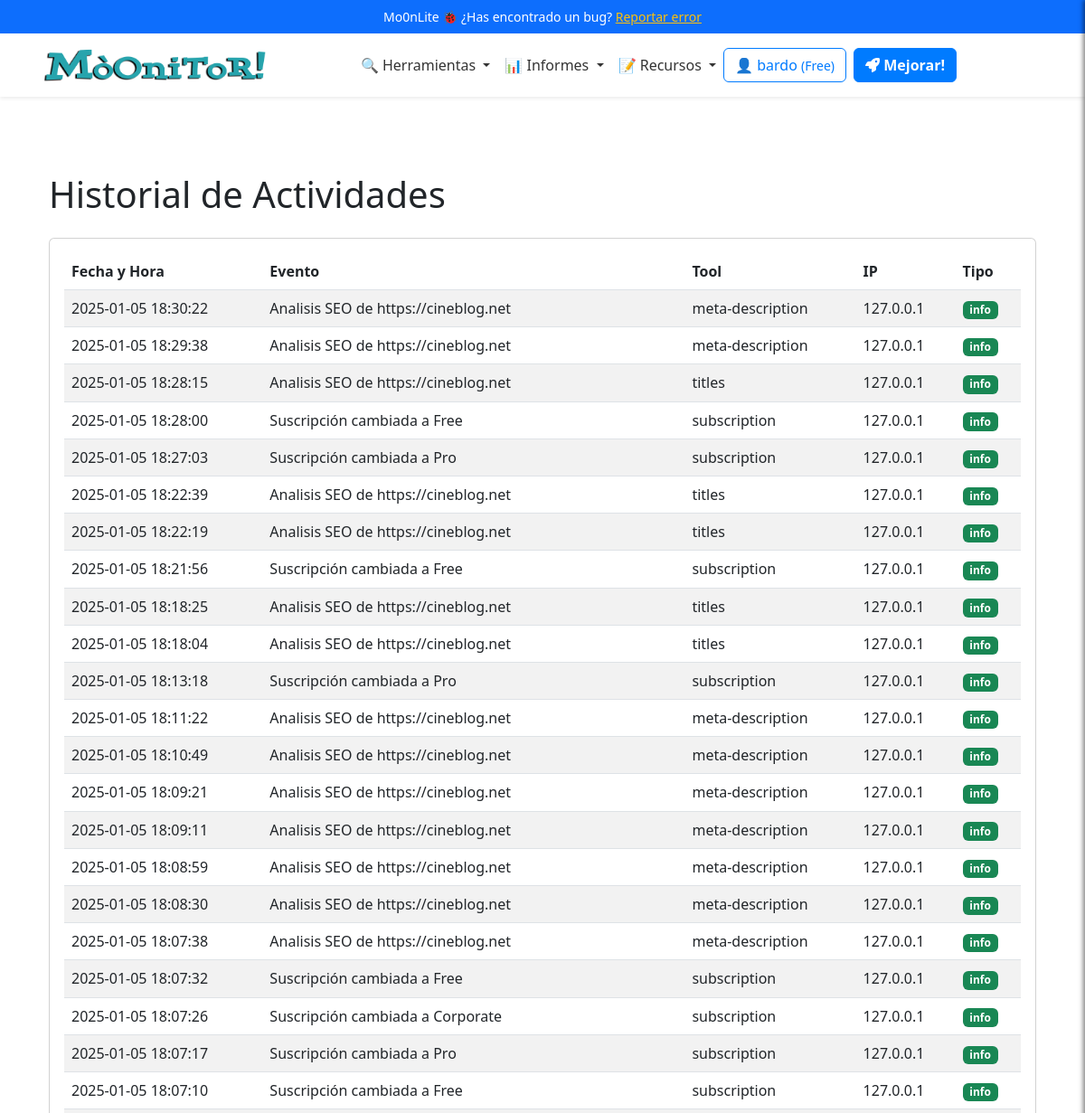
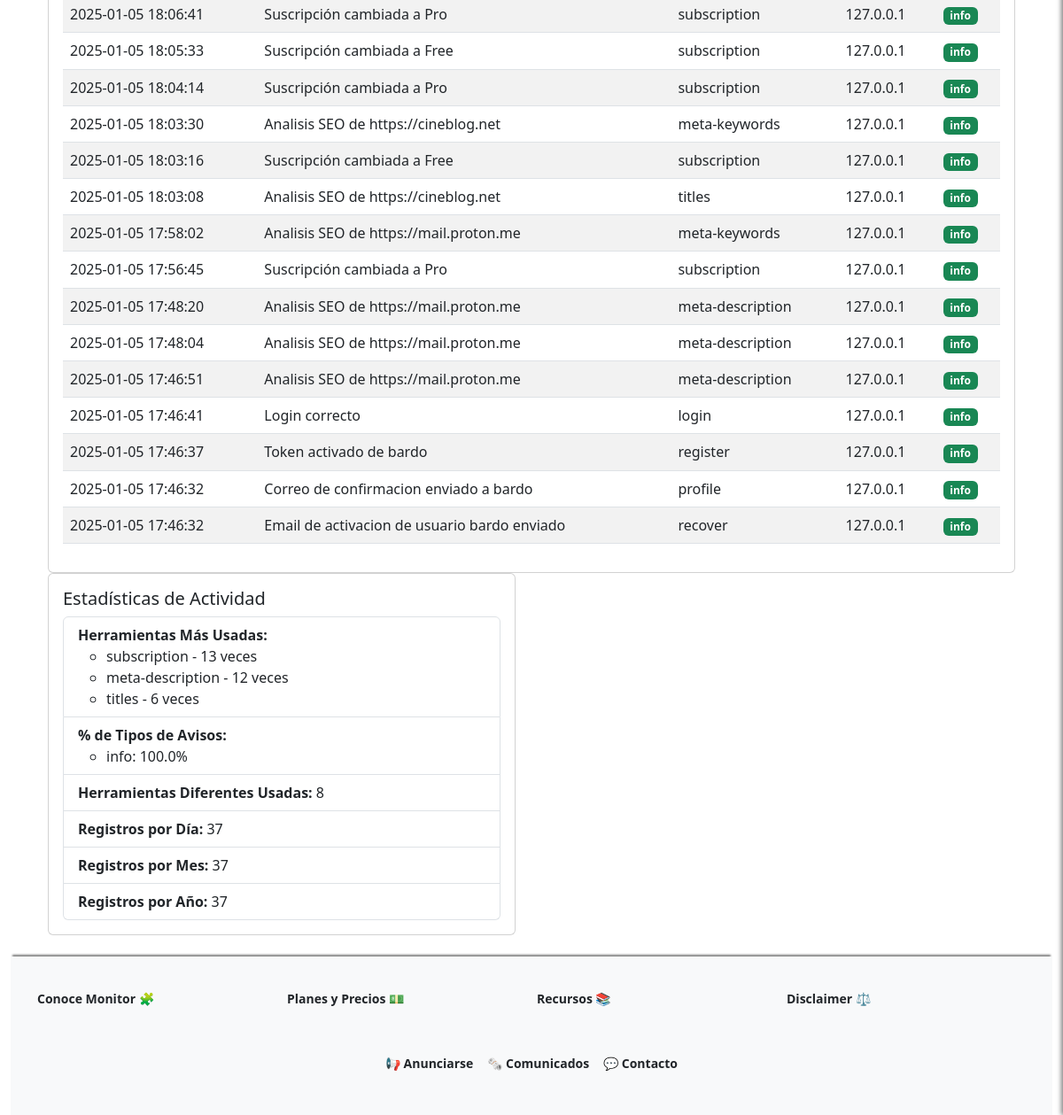
/profile/logs (signed in), run on an earlier commit of the app's database (2 pictures, top to bottom).
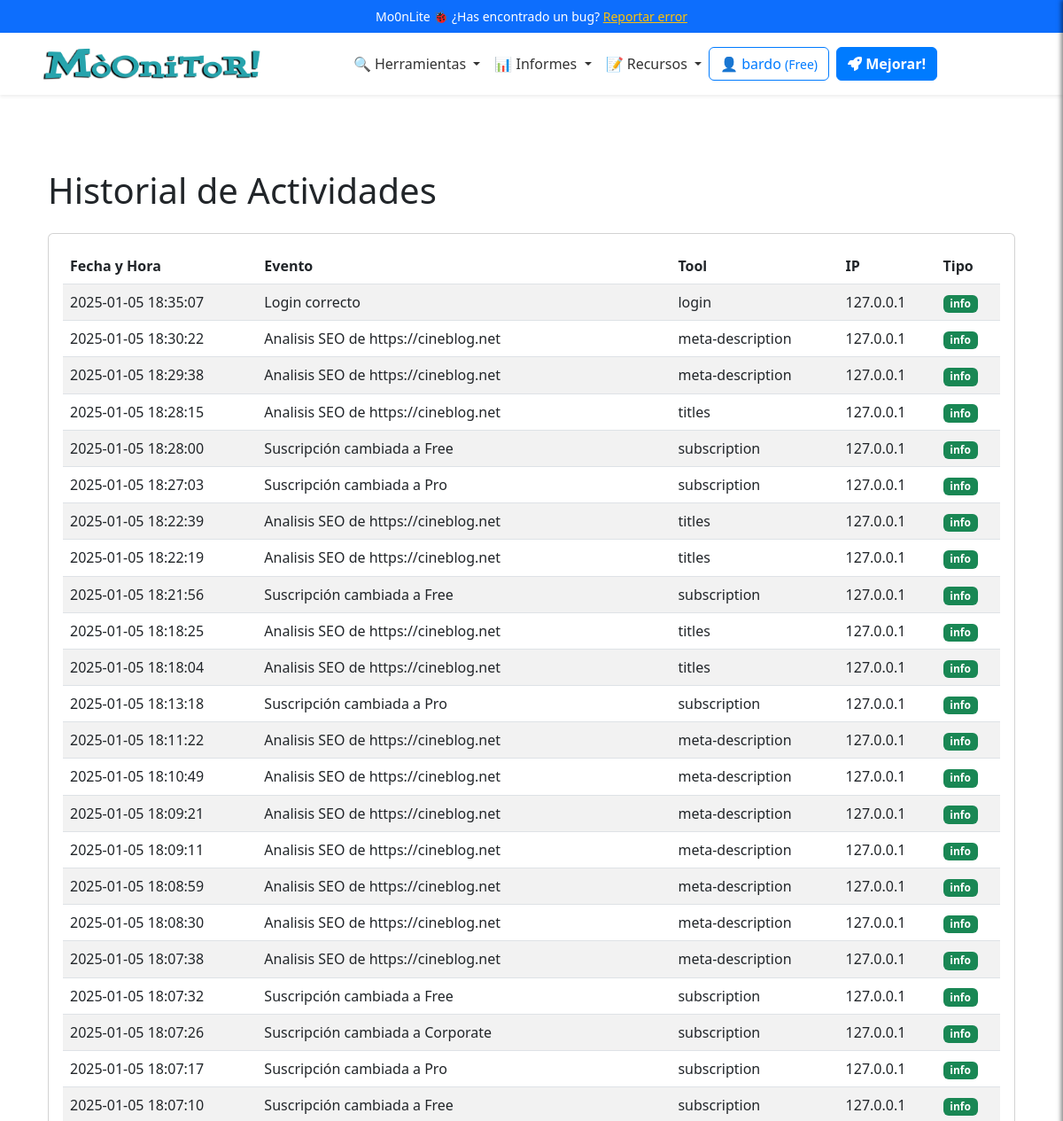
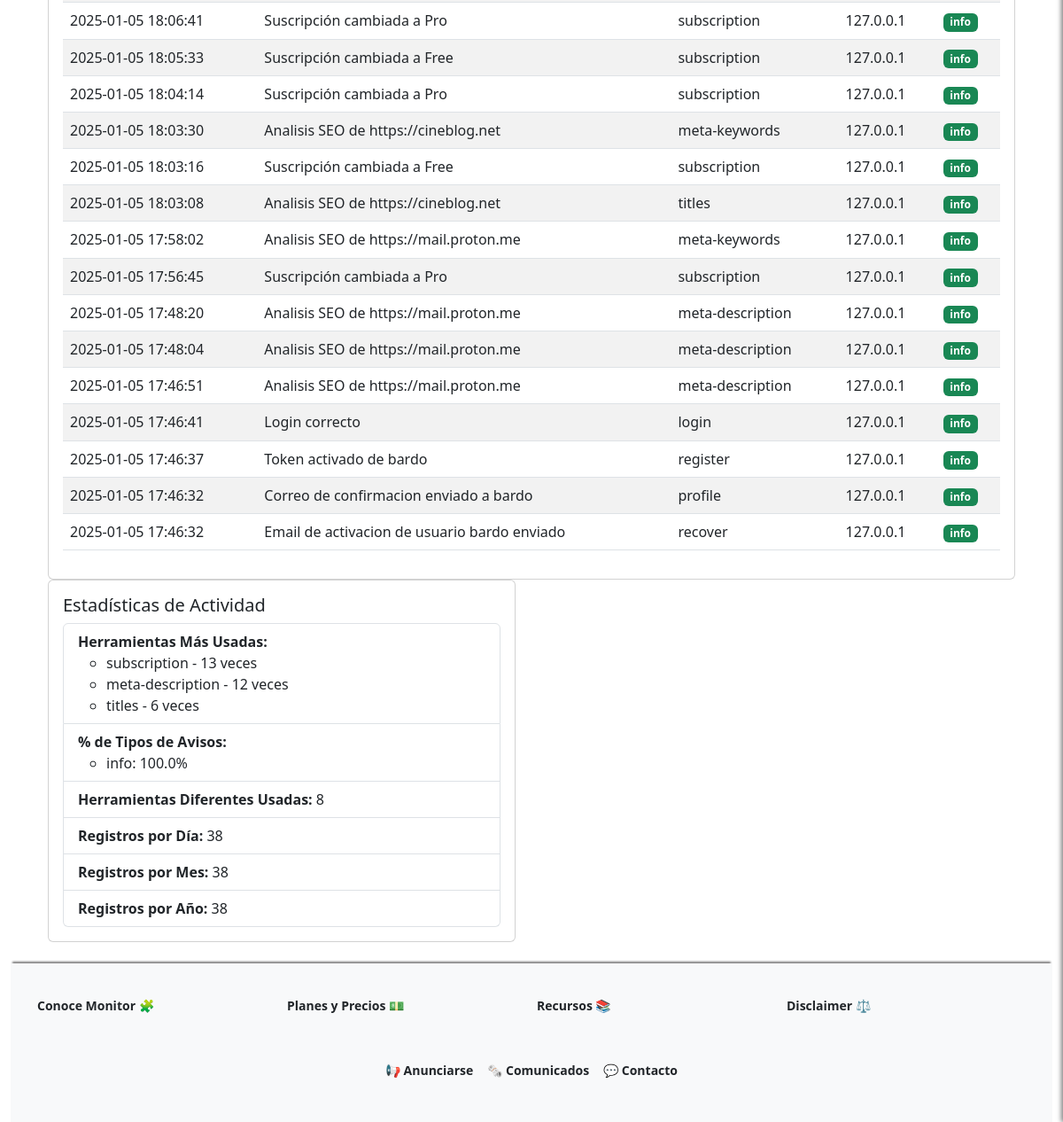
And on a later commit of the database (2 pictures, top to bottom).
### app/models/user_model.py (models this page shows, shortened)
class Users(UserMixin, db.Model):
    __tablename__ = 'Users'
    id = db.Column(db.Integer, primary_key=True)
    username = db.Column(db.String(80), unique=True, nullable=False)
    email = db.Column(db.String(120), unique=True, nullable=False)
    password_hash = db.Column(db.String(255), nullable=False)
    token = db.Column(db.String(255), index=True, unique=True)
    active = db.Column(db.Boolean, default=False)
    registered_on = db.Column(db.DateTime,
                              nullable=False,
                              default=datetime.datetime.utcnow)
    config = db.Column(JSONType)
    role = db.Column(db.String(20), nullable=False, default='usuario')
    subscription_plan = db.Column(Enum('Free',
                                       'Pro',
                                       'Corporate',
                                       name='subscription_plans'),
                                  default='Free')
    subscription_currency = db.Column(
        db.String(3), default='EUR')  # ISO currency codes (e.g., USD, EUR)
    subscription_expiration = db.Column(db.DateTime, nullable=True)
    subscription_frequency = db.Column(Enum('Monthly',
                                            'Annually',
                                            name='subscription_frequency'),
                                       default='Monthly')
    primary_payment = db.Column(JSONType, nullable=True)  # IBAN, SWIFT, etc.
    secondary_payment = db.Column(JSONType, nullable=True)
    transactions = db.relationship('Transaction', backref='user', lazy=True)

class UserLog(db.Model):
    __tablename__ = 'UserLogs'
    id = db.Column(db.Integer, primary_key=True)
    user_id = db.Column(db.Integer, db.ForeignKey('Users.id'), nullable=False)
    username = db.Column(db.String(80), nullable=False)
    event = db.Column(db.String(255),
                      nullable=False)  # Description of the event
    tool = db.Column(db.String(255), nullable=False)  # Tool used
    timestamp = db.Column(db.DateTime,
                          nullable=False,
                          default=datetime.datetime.utcnow)
    ip_address = db.Column(db.String(45), nullable=False)  # Supports IPv4/IPv6
    log_type = db.Column(Enum('info', 'warn', 'err', name='log_types'),
                         nullable=False)

### app/views/user_views.py (the view)
@app.route('/profile/logs')
@login_required
def view_logs():
    breadcrumbs = [{
        'url': '/profile',
        'text': 'Perfil'
    }, {
        'url': '/profile/logs',
        'text': 'Historial de Actividades'
    }]
    logs = UserLog.query.filter_by(user_id=current_user.id).order_by(
        UserLog.timestamp.desc()).all()
    stats = calculate_log_statistics(logs)
    return render_template('user/view_logs.html',
                           logs=logs,
                           stats=stats,
                           breadcrumbs=breadcrumbs)

### app/__init__.py (called while the page is built)
@app.context_processor
def inject_sidebar_info():
    return dict(is_admin=current_user.is_authenticated
                and current_user.role == 'admin')

@app.context_processor
def inject_breadcrumb():
    breadcrumbs = [{
        'url': '/',
        'text': 'Inicio'
    }, {
        'url': '/profile',
        'text': 'Opcion 1'
    }, {
        'url': '/profile/edit',
        'text': 'Sub opcion 1'
    }]
    return {'breadcrumbs': breadcrumbs}

@app.context_processor
def inject_grouped_tools():
    grouped_tools = {}
    for category, tools_in_category in groupby(sorted(
            tools, key=itemgetter('category')),
                                               key=itemgetter('category')):
        subcategories = {}
        for subcategory, tools_in_subcategory in groupby(
                sorted(tools_in_category, key=itemgetter('subcategory')),
                key=itemgetter('subcategory')):
            subcategories[subcategory] = list(tools_in_subcategory)
        grouped_tools[category] = subcategories
    return dict(grouped_tools=grouped_tools)

@login_manager.user_loader
def load_user(user_id):
    return Users.query.get(int(user_id))

### app/templates/user/view_logs.html (shortened to what this page needs)
{% extends 'base.html' %}
{% block content %}
<div class="container">
  <h1 class="my-4">Historial de Actividades</h1>
  <div class="card">
    <div class="card-body">
      {% if logs %}
      <table id="logsTable" class="table table-striped">
        <thead>
          <tr>
            <th>Fecha y Hora</th>
            <th>Evento</th>
            <th>Tool</th>
            <th>IP</th>
            <th>Tipo</th>
          </tr>
        </thead>
        <tbody>
          {% for log in logs %}
          <tr>
            <td>{{ log.timestamp.strftime('%Y-%m-%d %H:%M:%S') }}</td>
            <td>{{ log.event }}</td>
            <td>{{ log.tool }}</td>
            <td>{{ log.ip_address }}</td>
            <td>
              <span class="badge {% if log.log_type == 'info' %}bg-success{% elif log.log_type == 'warn' %}bg-warning{% else %}bg-danger{% endif %}">
                {{ log.log_type }}
              </span>
            </td>
          </tr>
          {% endfor %}
        </tbody>
      </table>
      {% else %}
      <p>No hay registros de actividad disponibles.</p>
      {% endif %}
    </div>
  </div>
    <div class="row mb-4">
        <div class="col-md-6">
          <div class="card">
            <div class="card-body">
              <h5 class="card-title">Estadísticas de Actividad</h5>
              <ul class="list-group">
                <li class="list-group-item">
                  <strong>Herramientas Más Usadas:</strong>
                  <ul>
                    {% for tool, count in stats['most_used_tools'] %}
                    <li>{{ tool }} - {{ count }} veces</li>
                    {% endfor %}
                  </ul>
                </li>
                <li class="list-group-item">
                  <strong>% de Tipos de Avisos:</strong>
                  <ul>
                    {% for log_type, percentage in stats['log_type_percentages'].items() %}
                    <li>{{ log_type }}: {{ percentage|round(2) }}%</li>
                    {% endfor %}
                  </ul>
                </li>
                <li class="list-group-item">
                  <strong>Herramientas Diferentes Usadas:</strong> {{ stats['unique_tools'] }}
                </li>
                <li class="list-group-item">
                  <strong>Registros por Día:</strong> {{ stats['logs_per_day'] }}
                </li>
                <li class="list-group-item">
                  <strong>Registros por Mes:</strong> {{ stats['logs_per_month'] }}
                </li>
                <li class="list-group-item">
                  <strong>Registros por Año:</strong> {{ stats['logs_per_year'] }}
                </li>
              </ul>
            </div>
          </div>
        </div>
      </div>
</div>
{% endblock %}

### app/templates/base.html (shortened to what this page needs)
<!DOCTYPE html>
<html lang="en">
<head>
    <link href="https://cdn.jsdelivr.net/npm/bootstrap@5.3.0-alpha1/dist/css/bootstrap.min.css" rel="stylesheet">
    <link href="https://cdnjs.cloudflare.com/ajax/libs/font-awesome/6.0.0-beta3/css/all.min.css" rel="stylesheet">
    <link href="https://cdn.jsdelivr.net/npm/simple-datatables@latest/dist/style.css" rel="stylesheet">
    <link rel="stylesheet"
        href="https://cdnjs.cloudflare.com/ajax/libs/bootstrap-icons/1.8.1/font/bootstrap-icons.min.css">
    <link rel="stylesheet" href="{{ url_for('static', filename='css/style.css') }}">
</head>
<body>
    {% include 'inc/header.html' %}
    <div class="container-fluid">
        <div class="row-0">
            <div class="col" id="main-content">
                <div class="container mt-0">
                    {% block content %}
                    {% endblock %}
                </div>
                {% include 'inc/footer.html' %}
            </div>
        </div>
    </div>
</body>
</html>

### app/templates/inc/header.html (shortened to what this page needs)
<header class="header">
  <div class="info-bar text-center py-2 bg-primary text-white">
    Mo0nLite 🐞 ¿Has encontrado un bug? <a href="#" class="text-warning text-decoration-underline">Reportar error</a>
  </div>
  {% include 'inc/navbar.html' %}
</header>

### app/templates/inc/navbar.html (shortened to what this page needs)
<nav class="navbar navbar-expand-lg navbar-light bg-white shadow-sm">
  <div class="container">
    <a class="navbar-brand mx-auto" href="{{ url_for('index') }}">
      <img src="{{ url_for('static', filename='logo.png') }}" alt="Logo" height="50"
        class="d-inline-block align-text-top">
    </a>
    <div class="collapse navbar-collapse justify-content-center" id="navbarNav">
      <ul class="navbar-nav align-items-center">
        <li class="nav-item dropdown">
          <a class="nav-link dropdown-toggle" href="#" id="domainDnsDropdown" role="button" data-bs-toggle="dropdown"
            aria-expanded="false">
            🔍 Herramientas
          </a>
        </li>
        <li class="nav-item dropdown">
          <a class="nav-link dropdown-toggle" href="#" id="domainDnsDropdown" role="button" data-bs-toggle="dropdown"
            aria-expanded="false">
            📊 Informes
          </a>
        </li>
        <li class="nav-item dropdown">
          <a class="nav-link dropdown-toggle" href="#" id="domainDnsDropdown" role="button" data-bs-toggle="dropdown"
            aria-expanded="false">
            📝 Recursos
          </a>
        </li>
      </ul>
    <div class="d-flex flex-column flex-sm-row align-items-center justify-content-center ms-0 mb-3 mt-3">
      {% if current_user.is_authenticated %}
          <a href="/dashboard" class="btn btn-outline-primary mb-2 mb-sm-0 me-sm-2">
              <span class="item-responsive">👤 {{ current_user.username }}
                  <small>({{ current_user.subscription_plan }})</small>
              </span>
          </a>
          {% if current_user.subscription_plan == "Free" %}
              <a class="btn btn-primary mb-2 mb-sm-0 me-sm-2 text-decoration-none fw-semibold" href="{{ url_for('edit_subscription') }}">
                  <i class="fa-solid fa-rocket"></i> Mejorar!
              </a>
          {% elif current_user.subscription_plan == "Pro" %}
              <a class="btn btn-primary mb-2 mb-sm-0 me-sm-2 text-decoration-none fw-semibold" href="{{ url_for('edit_subscription') }}">
                  <i class="fa-solid fa-crown"></i> Probar Corporate!
              </a>
          {% endif %}
      {% endif %}
  </div>
    </div>
  </div>
</nav>

### app/templates/inc/footer.html
<footer>
  <div class="container">
    <div class="row">
      <div class="col-md-3 footer-column">
        <h6 class="dropdown-header">Conoce Monitor 🧩</h6>
      </div>
      <div class="col-md-3 footer-column">
        <h6 class="dropdown-header">Planes y Precios 💵</h6>
      </div>
      <div class="col-md-3 footer-column">
        <h6 class="dropdown-header">Recursos 📚</h6>
      </div>
      <div class="col-md-3 footer-column">
        <h6 class="dropdown-header">Disclaimer ⚖️</h6>
      </div>
    </div>
  </div>
  <div class="top-bar d-flex justify-content-center align-items-center py-2 bg-light">
    <div class="d-flex flex-wrap gap-3">
      <a href="#" class="text-dark text-decoration-none fw-semibold">📢 Anunciarse</a>
      <a href="#" id="showSidebar" class="text-dark text-decoration-none fw-semibold">🗞️ Comunicados</a>
      <a href="#" class="text-dark text-decoration-none fw-semibold">💬 Contacto</a>
    </div>
  </div>
</footer>

### app/static/css/style.css (style rules this page uses)
:root { --primary-color: #007bff; --secondary-color: #6c757d; --background-color: #f8f9fa; --text-color: #212529; --info-color: #7c71c5; --navbar-background: white; --navbar-shadow: 0 4px 2px -2px rgba(0, 0, 0, 0.1); --navbar-link: #333; --white: #fff; --featured-column: #f9f9f9; --menu-header: #000; --menu-separator: #ccc; --hover-background: #e0e0e0; }
body { display: flex; flex-direction: column; min-height: 100vh; background-image: url('https://ciberpunk.es/wp-content/uploads/2020/12/finance4-section-bg2.png'); background-repeat: repeat-y; background-blend-mode: normal; }
.container-fluid { flex: 1; }
.info-bar, .top-bar { font-size: 14px; padding: 5px 0; }
.top-bar a { color: var(--text-color) !important; text-decoration: none; }
.info-bar { background-color: var(--secondary-color); color: var(--white); }
.navbar { background-color: var(--navbar-background); box-shadow: var(--navbar-shadow); width: 100%; display: block; padding: 0; position: relative; }
.navbar-nav .nav-link { color: var(--navbar-link); }
.btn-primary { background-color: var(--primary-color); border-color: var(--primary-color); }
.btn-outline-primary { border-color: var(--primary-color); color: var(--primary-color); }
footer { background-color: var(--background-color); padding: 40px 0; color: var(--text-color); box-shadow: 0 -4px 2px -2px gray; }
footer .footer-column { margin-bottom: 30px; }
footer .footer-column h6 { font-weight: bold; margin-bottom: 15px; }
#main-content { margin-top: 60px; }
.row { margin-right: 0 !important; }

### app/templates/inc/navbar.html (style rules this page uses)
.dropdown-header { font-weight: bold; margin-bottom: 2px; }

What changed in the data, as far as the page shows it:
added UserLog: timestamp "2025-01-05 18:35:07", event "Login correcto", tool "login", ip_address "127.0.0.1", log_type "info", shown under "Historial de Actividades"
Also different on the page:
{{ stats['logs_per_day'] }}: "37" → "38"
{{ stats['logs_per_month'] }}: "37" → "38"
{{ stats['logs_per_year'] }}: "37" → "38"
